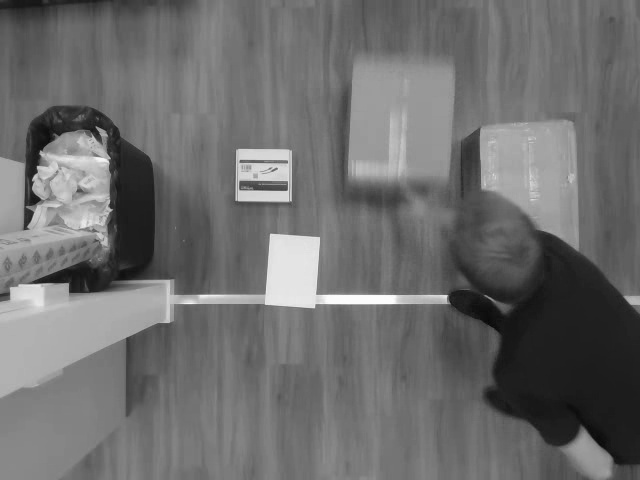
#> input picture cframe93.jpg, 640 x 480 px
$ python HullStructureTest.py
#> lines starting #> are read from the running program, lines starting #| are printed output that depends on the picture; after the words box and inside, x2 and y2 are one past the last pixel; in counts of white or black regions, pixels touching at a corner belong together
### Functions.py
import numpy as np
import cv2
import alphashape as ash

def CHI(thresh, passes, cutoff):
    for i in range(1, passes):
        # Find contours of binary image
        contours, hierarchy = cv2.findContours(thresh, cv2.RETR_EXTERNAL, cv2.CHAIN_APPROX_SIMPLE)
        # Create hull array for convex hull points
        hull = []

        # Calculate points for each contour
        for i in range(len(contours)):
            # Creating convex hull object for each contour
            hull.append(cv2.convexHull(contours[i], False))

        # Create an empty black image
        drawing = np.zeros((thresh.shape[0], thresh.shape[1], 3), np.uint8)

        # Draw contours and hull points
        for i in range(len(contours)):
            color = (255, 255, 255)
            # Draw ith convex hull object and fill with white
            cv2.drawContours(drawing, hull, i, color, -1, 8)

        drawing = cv2.cvtColor(drawing, cv2.COLOR_BGR2GRAY)
        ref, thresh = cv2.threshold(drawing, cutoff, 255, cv2.THRESH_BINARY)

    return thresh, hull

def ArtFilt(img, min_size):
    # Find all your connected components
    nb_components, output, stats, centroids = cv2.connectedComponentsWithStats(img, connectivity=8)
    sizes = stats[1:, -1];
    nb_components = nb_components - 1

    # Result
    img2 = np.zeros((output.shape))
    # For every component in the image, you keep it only if it's above min_size
    for i in range(0, nb_components):
        if sizes[i] >= min_size:
            img2[output == i + 1] = 255

    return img2

# [211 lines left out: functions ConvexHull, dist_calc, GrabCut, GrabCutPixel, ChannelSplit, RGBConvexHull and 2 more, not called in this run]

### HullStructureTest.py
import cv2
import numpy as np
import matplotlib.pyplot as plt
import Functions as func

img = cv2.imread('cframe93.jpg')
#> img is the input picture: shape (480, 640, 3); min 6, max 253, mean 109.5
medianFrame = cv2.imread('bgapp.jpg')
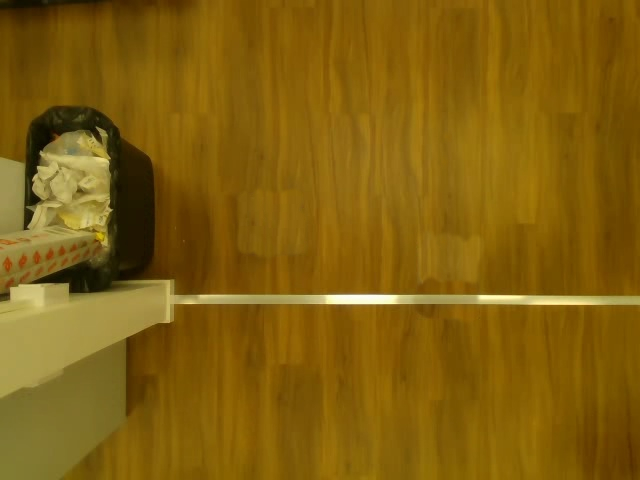
#> input picture pycharm/bgapp.jpg, 640 x 480 px, found by its file name
#> medianFrame is the input picture: shape (480, 640, 3); mean B, G, R 13.8, 95, 129.5

grayMedianFrame = cv2.cvtColor(medianFrame, cv2.COLOR_BGR2GRAY)
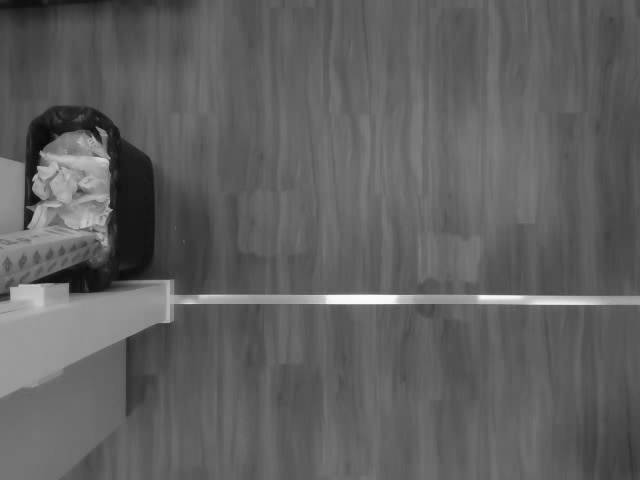
#> grayMedianFrame: shape (480, 640); min 6, max 253, mean 96.1
gframe = cv2.cvtColor(img, cv2.COLOR_BGR2GRAY)
dframe = cv2.absdiff(gframe, grayMedianFrame)
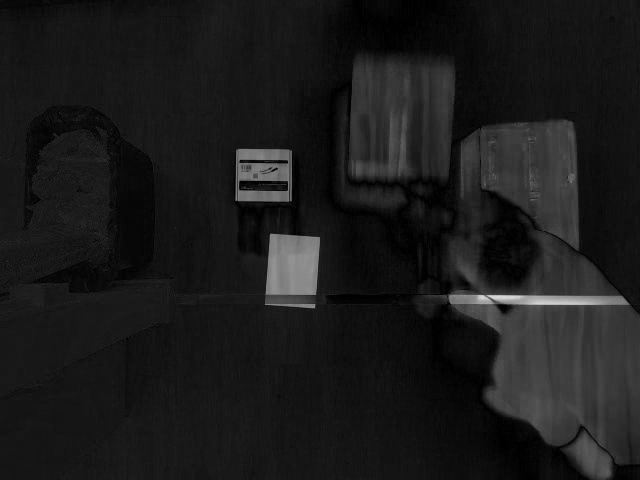
#> dframe: shape (480, 640); min 0, max 219, mean 26.7
th, dframe = cv2.threshold(dframe, 40, 255, cv2.THRESH_BINARY)
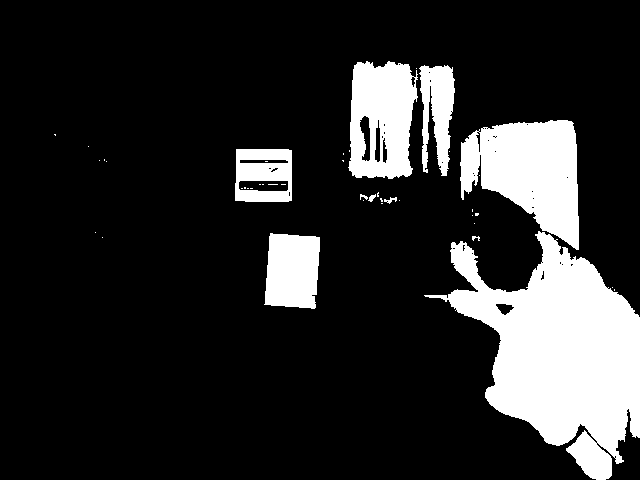
#> dframe: shape (480, 640); 16.8% white; 43 white regions (33 under 20 px), largest, box (x1, y1, x2, y2) and area: (424, 231, 640, 480) 26608, (460, 120, 579, 250) 9909, (348, 61, 418, 179) 6345
hullframe, hull = func.CHI(dframe, 2, 50)
#> after the loop in CHI, `for i in range(1, passes):`:
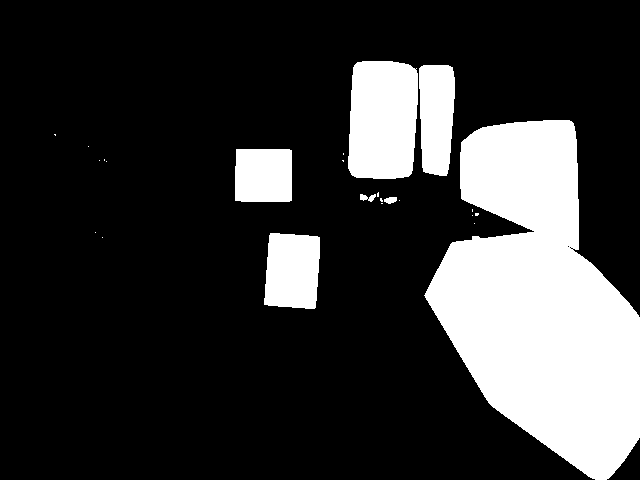
#> drawing: shape (480, 640); 21.3% white; 24 white regions (17 under 20 px)
#> hull = 34 contours, 24 with area under 20; largest, box (x1, y1, x2, y2) and area: (424, 231, 640, 480) 35362, (460, 120, 579, 250) 11589, (348, 61, 418, 179) 7398, (264, 233, 320, 309) 3662, (419, 65, 455, 176) 3346
noArtframe = func.ArtFilt(hullframe, 300)
#> in ArtFilt, `nb_components, output, stats, centroids = cv2.connectedComponentsWithS..`:
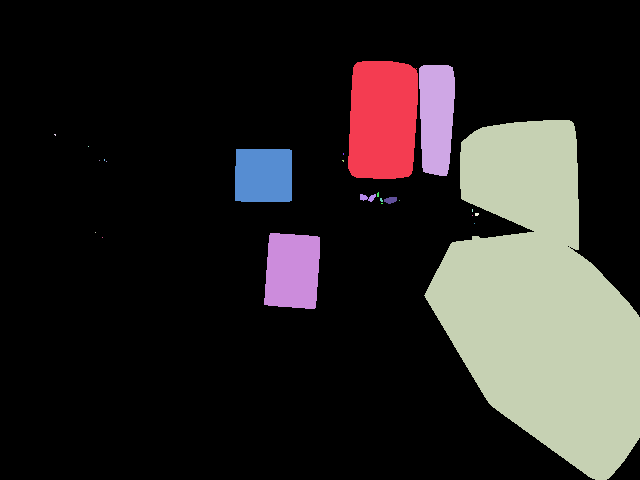
#> output: shape (480, 640) int32; 25 distinct labels, from 0 to 24; one colour per label, 0 black
#> in ArtFilt, `nb_components, output, stats, centroids = cv2.connectedComponentsWithS..`: nb_components = 25; stats = 25 rows, first 6: [0, 0, 640, 480, 241766], [348, 61, 70, 118, 7567], [419, 65, 36, 111, 3481], [424, 120, 216, 360, 47410], [54, 134, 2, 2, 3], [88, 146, 1, 1, 1]; centroids = 25 pairs, first value 54.67 to 540.3, second value 116.5 to 301.6
#> in ArtFilt, `sizes = stats[1:, -1];`: sizes = 24 values, max 47410 at index 2, min 1 at index 4, mean 2726.4
#> in ArtFilt, `nb_components = nb_components - 1`: nb_components = 24
#> after the loop in ArtFilt, `for i in range(0, nb_components):`: img2: shape (480, 640) float64; 21.2% white; 5 white regions, box (x1, y1, x2, y2) and area: (424, 120, 640, 480) 47410, (348, 61, 418, 179) 7567, (264, 233, 320, 309) 3785, (419, 65, 455, 176) 3481, (235, 149, 292, 202) 2994


#> (the run stopped early here; a loop or call above may not have finished)
